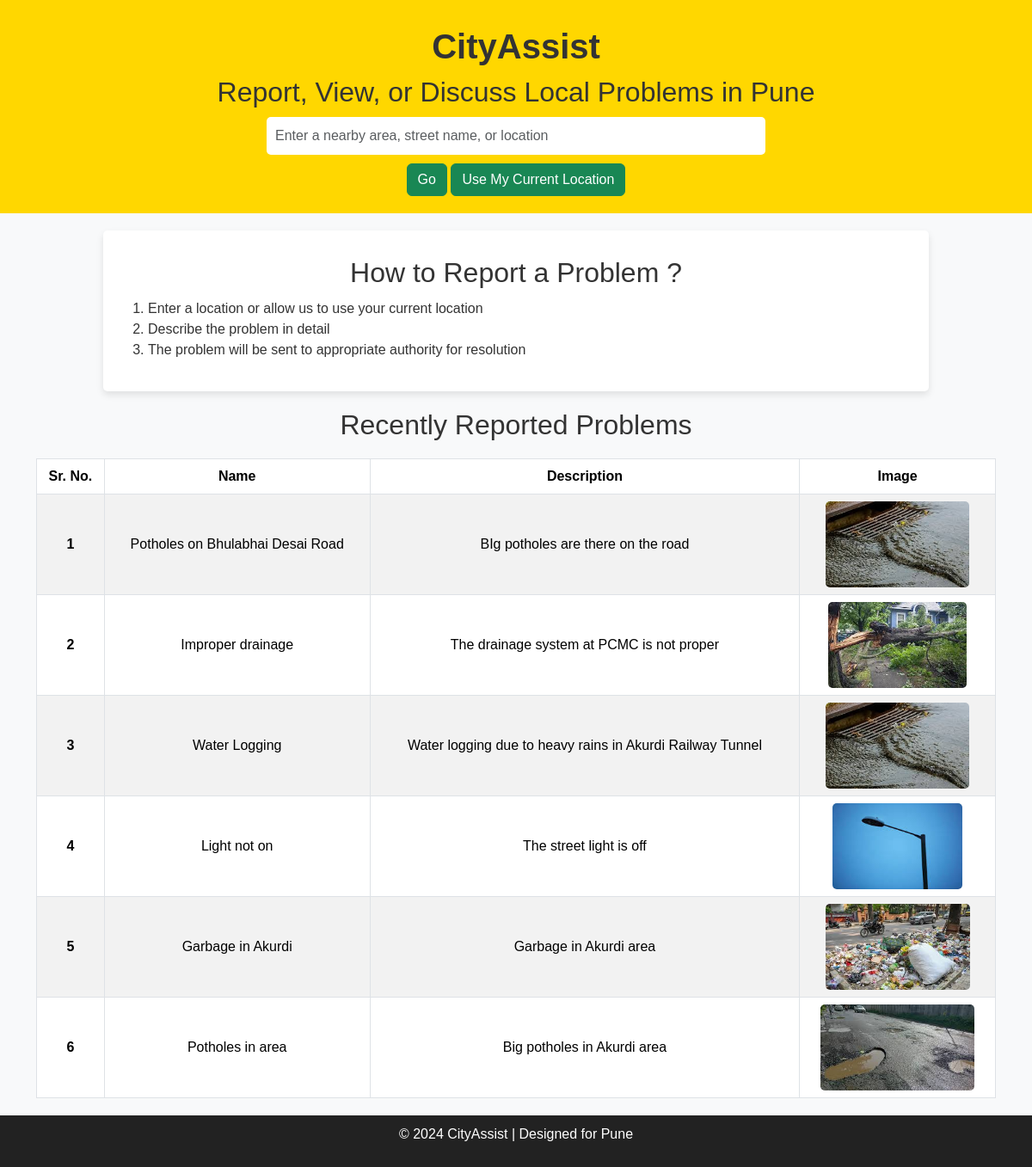
The page / on the database its author committed.
### main/models.py (models this page shows, shortened)
class Complaint(models.Model):
    name=models.CharField(max_length=100)
    image=models.ImageField()
    desc=models.TextField()

### main/views.py (the view)
# urls.py: path('',list_complaint,name="list_complaint"),
def list_complaint(request):
    queryset = Complaint.objects.all()
    context={'complaint':queryset}
    return render(request,'list.html',context)

### main/templates/list.html (shortened to what this page needs)
<!DOCTYPE html>
<html lang="en">
<head>
  <link href="https://cdn.jsdelivr.net/npm/bootstrap@5.3.3/dist/css/bootstrap.min.css" rel="stylesheet">
</head>
<body>
  <header>
    <h1><strong>CityAssist</strong></h1>
    <h2>Report, View, or Discuss Local Problems in Pune</h2>
    <input type="text" id="locationInput" class="form-control w-50 mx-auto" placeholder="Enter a nearby area, street name, or location" required>
    <div class="container" >
      <a  onclick="checkLocation()" class="btn btn-success">Go</a>
      <a href="{% url 'register_complaint' %}" class="btn btn-success">Use My Current Location</a>
    </div>
  </header>
  <section id="how-to-report" class="container">
    <h2 class="text-center">How to Report a Problem ?</h2>
    <ol class="text-start">
      <li>Enter a location or allow us to use your current location</li>
      <li>Describe the problem in detail</li>
      <li>The problem will be sent to appropriate authority for resolution</li>
    </ol>
  </section>
  <section class="container">
    <h2 class="text-center">Recently Reported Problems</h2>
    <table class="table table-striped table-bordered">
      <thead>
        <tr>
          <th scope="col">Sr. No.</th>
          <th scope="col">Name</th>
          <th scope="col">Description</th>
          <th scope="col">Image</th>
        </tr>
      </thead>
      <tbody>
        {% for c in complaint %}
        <tr>
          <th scope="row">{{ forloop.counter }}</th>
          <td>{{ c.name }}</td>
          <td>{{ c.desc }}</td>
          <td><img src="/media/{{ c.image }}" alt="Report Image"></td>
        </tr>
        {% endfor %}
      </tbody>
    </table>
  </section>
  <footer>
    <p>&copy; 2024 CityAssist | Designed for Pune</p>
  </footer>
</body>
</html>

### main/templates/list.html (style rules this page uses)
body { font-family: Arial, sans-serif; background-color: #f8f9fa; color: #333; }
header { background-color: #FFD700; color: #333; padding: 20px; text-align: center; }
h1, h2 { margin: 10px 0; }
input[type="text"], button { padding: 10px; margin: 10px; border: none; border-radius: 5px; font-size: 16px; }
#how-to-report, #recent-reports { background-color: #fff; padding: 20px; margin: 20px auto; border-radius: 5px; box-shadow: 0 4px 8px rgba(0, 0, 0, 0.1); width: 80%; }
footer { margin-top: 20px; padding: 10px; background-color: #222; color: #fff; text-align: center; }
table { margin: 20px auto; width: 90%; }
th, td { text-align: center; vertical-align: middle; }
th { background-color: #FFD700; color: #333; }
td img { max-height: 100px; border-radius: 5px; }

### rows shown on the page
Complaint: name "Potholes on Bhulabhai Desai Road", desc "BIg potholes are there on the road", image (picture)
Complaint: name "Improper drainage", desc "The drainage system at PCMC is not proper", image (picture)
Complaint: name "Water Logging", desc "Water logging due to heavy rains in Akurdi Railway Tunnel", image (picture)
Complaint: name "Light not on", desc "The street light is off", image (picture)
Complaint: name "Garbage in Akurdi", desc "Garbage in Akurdi area", image (picture)
Complaint: name "Potholes in area", desc "Big potholes in Akurdi area", image (picture)
